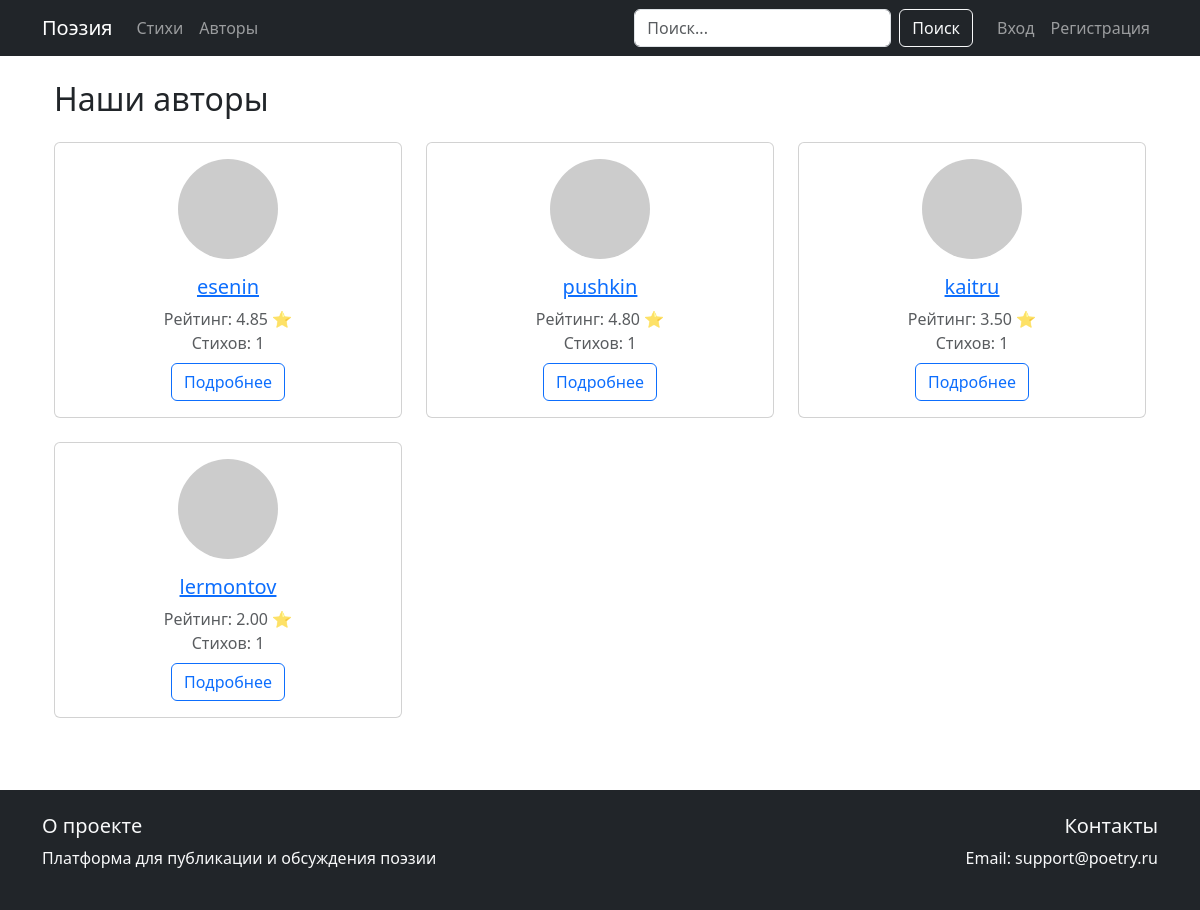
Screenshot of /authors/ with the database file from the repository.
### poetry/models.py (models this page shows)
class CustomUser(AbstractUser):
    READER = 'reader'
    AUTHOR = 'author'
    CRITIC = 'critic'
    ADMIN = 'admin'
    ROLE_CHOICES = [
        (READER, 'Читатель'),
        (AUTHOR, 'Автор'),
        (CRITIC, 'Критик'),
        (ADMIN, 'Администратор'),
    ]
    role = models.CharField(max_length=20, choices=ROLE_CHOICES, default=READER)
    phone_number = models.CharField(max_length=15, blank=True, null=True)
    avatar = models.ImageField(upload_to='avatars/', blank=True, null=True)
    user_rating = models.DecimalField(max_digits=3, decimal_places=2, default=0)
    critic_rating = models.DecimalField(max_digits=3, decimal_places=1, default=0)
    critic_requested = models.BooleanField(default=False)

### poetry/views.py (the view)
# urls.py: path('authors/', views.authors_list, name='authors'),
def authors_list(request):
    authors = CustomUser.objects.filter(role='author').annotate(
        avg_rating=Avg('poems__user_rating'),
        poem_count=Count('poems')
    ).order_by('-avg_rating')
    paginator = Paginator(authors, 20)
    page = request.GET.get('page')
    try:
        authors = paginator.page(page)
    except PageNotAnInteger:
        authors = paginator.page(1)
    except EmptyPage:
        authors = paginator.page(paginator.num_pages)
    return render(request, 'poetry/authors_list.html', {
        'authors': authors
    })

### templates/poetry/authors_list.html (shortened to what this page needs)
{% extends 'base.html' %}
{% block content %}
<div class="container">
    <h2 class="mb-4">Наши авторы</h2>
    <div class="row row-cols-1 row-cols-md-2 row-cols-lg-3 g-4">
        {% for author in authors %}
            <div class="col">
                <div class="card h-100">
                    <div class="card-body text-center">
                        {% if author.avatar %}
                            <img src="{{ author.avatar.url }}" class="rounded-circle mb-3" style="width: 100px; height: 100px; object-fit: cover;">
                        {% else %}
                            <img src="https://via.placeholder.com/100" class="rounded-circle mb-3">
                        {% endif %}
                        <h5 class="card-title">
                            <a href="{% url 'author_detail' author.id %}">{{ author.username }}</a>
                        </h5>
                        <div class="text-muted mb-2">
                            <div>Рейтинг: {{ author.avg_rating|default:"0"|floatformat:2 }} ⭐</div>
                            <div>Стихов: {{ author.poem_count }}</div>
                        </div>
                        <a href="{% url 'author_detail' author.id %}" class="btn btn-outline-primary">Подробнее</a>
                    </div>
                </div>
            </div>
        {% empty %}
            <div class="col-12">
                <p>Пока нет авторов.</p>
            </div>
        {% endfor %}
    </div>
</div>
{% endblock %}

### templates/base.html (shortened to what this page needs)
<!DOCTYPE html>
<html lang="ru">
<head>
    <link href="https://cdn.jsdelivr.net/npm/bootstrap@5.3.2/dist/css/bootstrap.min.css" rel="stylesheet">
    <link rel="stylesheet" href="https://cdn.jsdelivr.net/npm/bootstrap-icons@1.11.1/font/bootstrap-icons.css">
</head>
<body>
    <nav class="navbar navbar-expand-lg navbar-dark bg-dark">
        <div class="container">
            <a class="navbar-brand" href="{% url 'home' %}">Поэзия</a>
            <div class="collapse navbar-collapse" id="navbarNav">
                <ul class="navbar-nav me-auto">
                    <li class="nav-item">
                        <a class="nav-link" href="{% url 'poem_list' %}">Стихи</a>
                    </li>
                    <li class="nav-item">
                        <a class="nav-link" href="{% url 'authors' %}">Авторы</a>
                    </li>
                </ul>
                <form class="d-flex me-3" action="{% url 'search' %}" method="get">
                    <input class="form-control me-2" type="search" name="q" placeholder="Поиск...">
                    <button class="btn btn-outline-light" type="submit">Поиск</button>
                </form>
                <ul class="navbar-nav">
                    {% if user.is_authenticated %}
                        <li class="nav-item dropdown">
                            <a class="nav-link dropdown-toggle" href="#" id="navbarDropdown" role="button"
                               data-bs-toggle="dropdown">
                                {{ user.username }}
                            </a>
                            <ul class="dropdown-menu dropdown-menu-end">
                                <li><a class="dropdown-item" href="{% url 'profile' %}">Профиль</a></li>
                                {% if user.role == 'author' %}
                                    <li><a class="dropdown-item" href="{% url 'new_poem' %}">Новый стих</a></li>
                                {% endif %}
                                <li><hr class="dropdown-divider"></li>
                                <li>
                                    <form method="post" action="{% url 'logout' %}">
                                        {% csrf_token %}
                                        <button type="submit" class="dropdown-item">Выйти</button>
                                    </form>
                                </li>
                            </ul>
                        </li>
                    {% else %}
                        <li class="nav-item">
                            <a class="nav-link" href="{% url 'login' %}">Вход</a>
                        </li>
                        <li class="nav-item">
                            <a class="nav-link" href="{% url 'register' %}">Регистрация</a>
                        </li>
                    {% endif %}
                </ul>
            </div>
        </div>
    </nav>
    <main class="container py-4">
        {% block content %}{% endblock %}
    </main>
    <footer class="bg-dark text-light py-4 mt-5">
        <div class="container">
            <div class="row">
                <div class="col-md-6">
                    <h5>О проекте</h5>
                    <p>Платформа для публикации и обсуждения поэзии</p>
                </div>
                <div class="col-md-6 text-md-end">
                    <h5>Контакты</h5>
                    <p>Email: support@poetry.ru</p>
                </div>
            </div>
        </div>
    </footer>
</body>
</html>

### rows the page displays
CustomUser: username "esenin", avg_rating "4.85", poem_count "1"
CustomUser: username "pushkin", avg_rating "4.80", poem_count "1"
CustomUser: username "kaitru", avg_rating "3.50", poem_count "1"
CustomUser: username "lermontov", avg_rating "2.00", poem_count "1"
